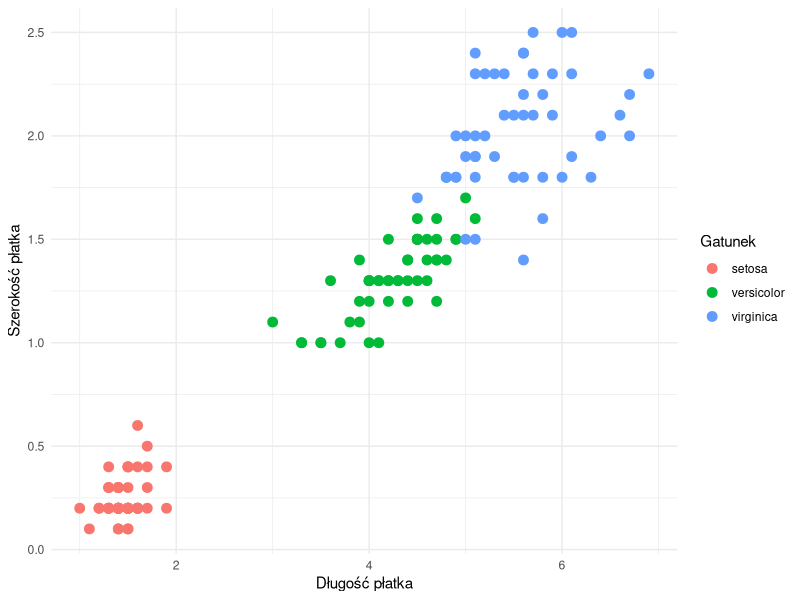
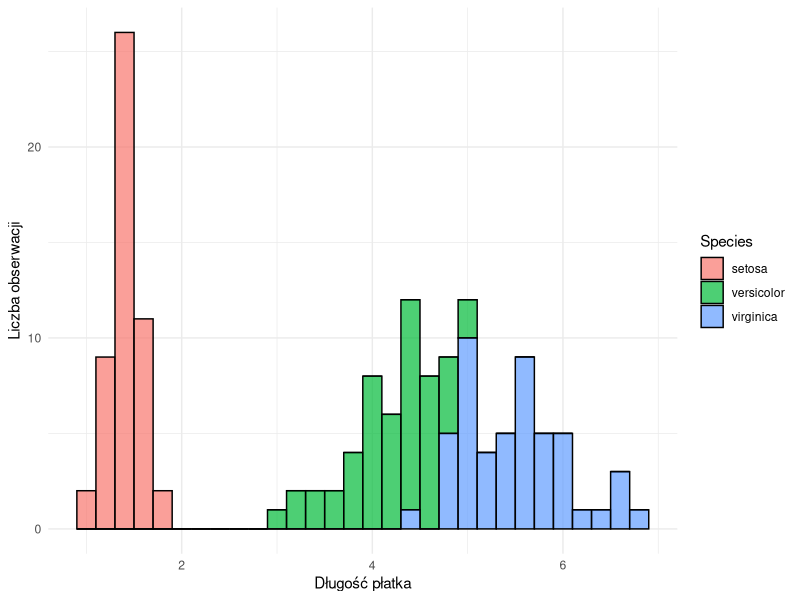
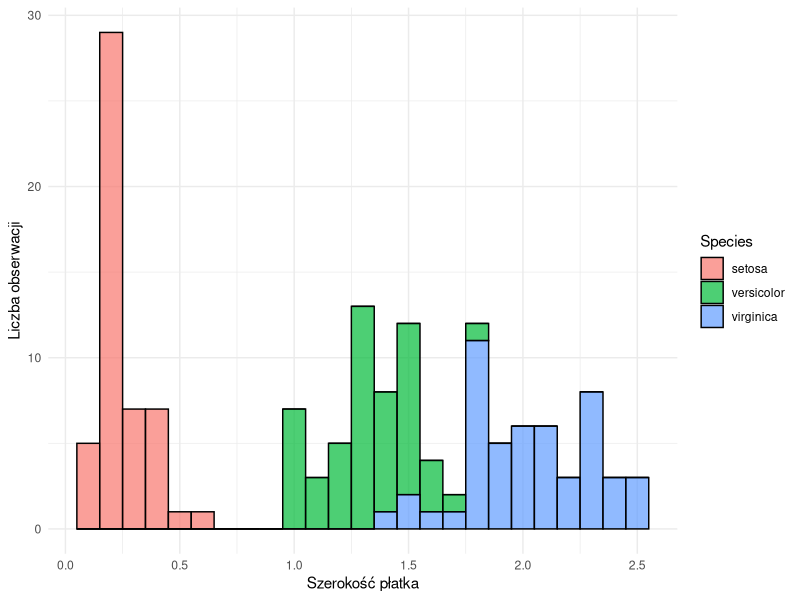
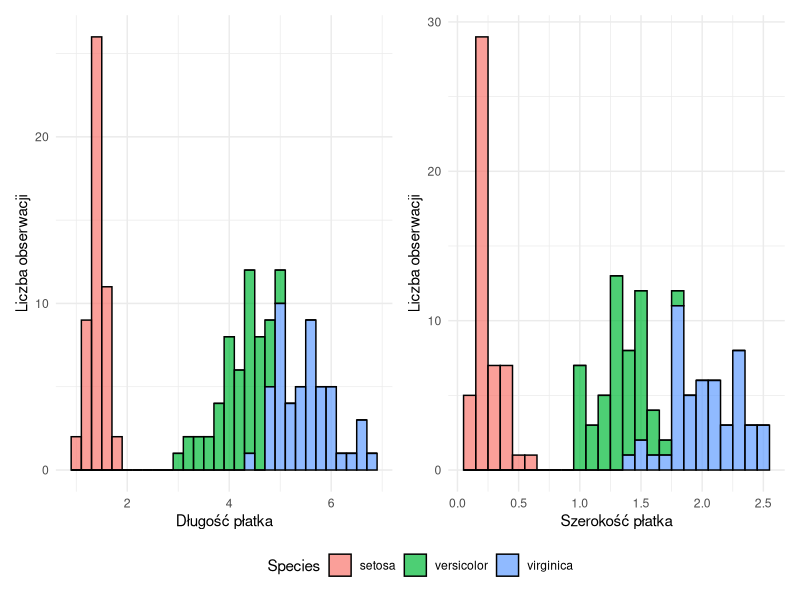
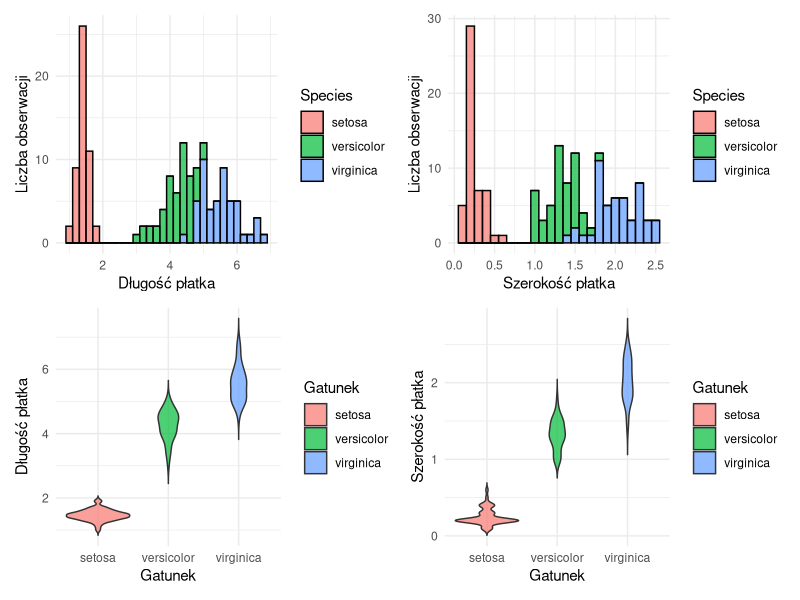
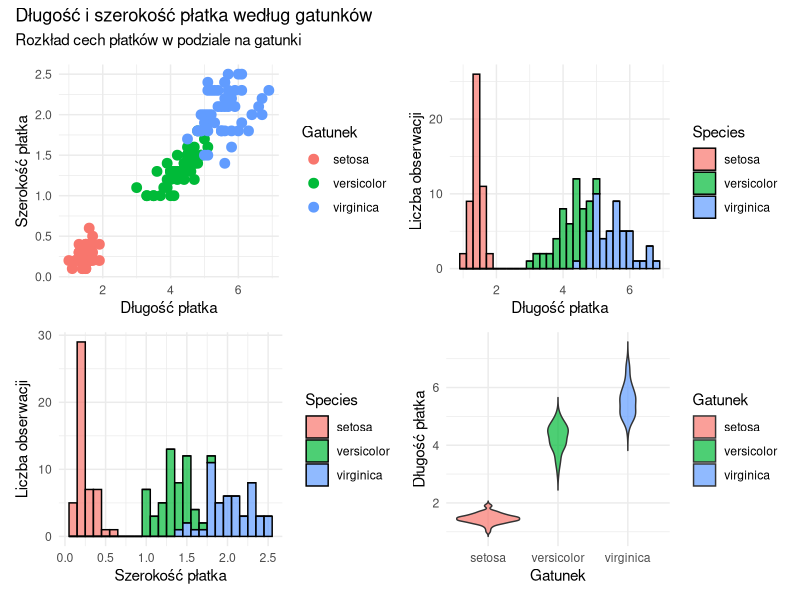
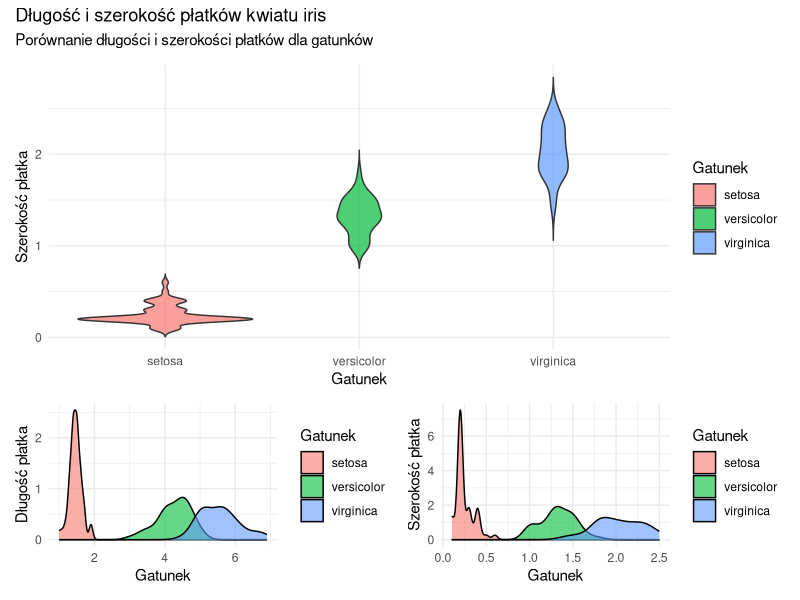
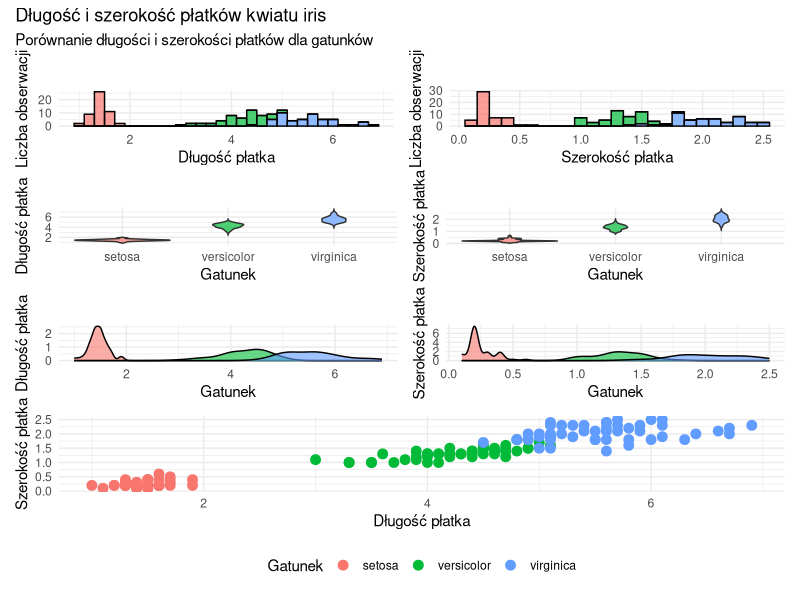

Recreate these plots in R, in order.
## ---- chunk 1
#| warning: false
#| echo: false
#| eval: true
library(ggplot2)
library(patchwork)
library(grid)
library(gridExtra)
library(gridGraphics)
library(ggthemes)
## ---- chunk 2
#| warning: false
#| echo: false
#| eval: true
head(iris,5)
## ---- chunk 3
#| warning: false
#| echo: false
#| eval: true
summary(iris)
## ---- chunk 4
#| warning: false
#| echo: true
#| eval: true
#| label: fig-iris1
#| fig-cap: Długość i szerokość płatka według gatunku

p1 <- ggplot(iris, aes(Petal.Length, Petal.Width, color = Species)) + 
  geom_point(size = 3) + 
  labs(color="Gatunek",
       x = "Długość płatka", 
       y = "Szerokość płatka") +
  theme_minimal()
p1
## ---- chunk 5
#| warning: false
#| echo: false
#| eval: true
#| label: fig-iris2
#| fig-cap: Długość płatka według gatunku

p2 <- ggplot(iris, aes(Petal.Length, fill = Species)) + 
  geom_histogram(binwidth = 0.2, alpha = 0.7, color='black') + 
  labs(x = "Długość płatka", 
       y = "Liczba obserwacji") +
  theme_minimal()
p2
## ---- chunk 6
#| warning: false
#| echo: false
#| eval: true
#| label: fig-iris3
#| fig-cap: Szerokość płatka według gatunku
p3 <- ggplot(iris, aes(Petal.Width, fill = Species)) + 
  geom_histogram(binwidth = 0.1, alpha = 0.7, color='black') + 
  labs( x = "Szerokość płatka", 
       y = "Liczba obserwacji") +
  theme_minimal()
p3
## ---- chunk 7
#| warning: false
#| echo: true
#| eval: true
#| label: fig-iris4
#| fig-cap: Kompozycja wykresów. Długość (po lewej) i szerokość (po prawej) płatka według gatunku
(p2 + p3) + 
  plot_layout(guides = "collect") & 
  theme(legend.position = "bottom")

## ---- chunk 8
#| warning: false
#| echo: true
#| eval: true
p4 <- ggplot(iris, aes(Species, Petal.Length, fill = Species)) + 
  geom_violin(trim = FALSE, alpha = 0.7) + 
  labs(x = "Gatunek", 
       y = "Długość płatka",
       fill='Gatunek') +
  theme_minimal()
p5 <- ggplot(iris, aes(Species, Petal.Width, fill = Species)) + 
  geom_violin(trim = FALSE, alpha = 0.7) + 
  labs(x = "Gatunek", 
       y = "Szerokość płatka",
       fill='Gatunek') +
  theme_minimal()
## ---- chunk 9
p6 <- ggplot(iris, aes(Petal.Length, fill = Species)) + 
  geom_density(alpha = 0.6) + 
  labs(x = "Gatunek", 
       y = "Długość płatka",
       fill='Gatunek') +
  theme_minimal()
p7 <- ggplot(iris, aes(Petal.Width, fill = Species)) + 
  geom_density(alpha=0.6) + 
  labs(x = "Gatunek", 
       y = "Szerokość płatka",
       fill='Gatunek') +
  theme_minimal()
## ---- chunk 10

p8 <- ggplot(iris, aes(Species, Petal.Length, fill = Species)) + 
  geom_boxplot() + 
  labs(x = "Gatunek", 
       y = "Długość płatka",
       fill='Gatunek') +
  theme_minimal()

p9 <- ggplot(iris, aes(Species, Petal.Width, fill = Species)) + 
  geom_boxplot() + 
  labs(x = "Gatunek", 
       y = "Szerokość płatka",
       fill='Gatunek') +
  theme_minimal()
## ---- chunk 11
#| warning: false
#| echo: true
#| eval: true
#| label: fig-iris5
#| fig-cap: Kompozycja 4 wykresów. Długość i szerokość płatka według gatunku
(p2+p3)/(p4+p5)
## ---- chunk 12
#| warning: false
#| echo: true
#| eval: true
#| label: fig-usun1
#| fig-cap: Kompozycja wykresów z tytułem i podtytułem. Długość i szerokość płatka według gatunku
(p1+p2) / (p3 + p4) + plot_annotation(
  title = "Długość i szerokość płatka według gatunków",
  subtitle = "Rozkład cech płatków w podziale na gatunki"
)
## ---- chunk 13
#| warning: false
#| echo: true
#| eval: true
#| label: fig-usun3
#| fig-cap: Kompozycja wykresów z zadaną wysokością obszarów. Długość i szerokość płatka według gatunku
p5/(p6+p7) + plot_layout(heights = c(2, 1)) +
  plot_annotation(
    title = "Długość i szerokość płatków kwiatu iris",
    subtitle = "Porównanie długości i szerokości płatków dla gatunków"
  )
## ---- chunk 14
p1 <- p1 + theme(legend.position='bottom')
p2 <- p2 + theme(legend.position='none')
p3 <- p3 + theme(legend.position='none')+labs(title="")
p4 <- p4 + theme(legend.position='none')+labs(title="")
p5 <- p5 + theme(legend.position='none')+labs(title="")
p6 <- p6 + theme(legend.position='none')+labs(title="")
p7 <- p7 + theme(legend.position='none')+labs(title="")
p8 <- p8 + theme(legend.position='none')+labs(title="")
p9 <- p9 + theme(legend.position='none')+labs(title="")
## ---- chunk 15
#| warning: false
#| echo: true
#| eval: true
#| fig-width: 12
#| fig-height: 12
#| fig-cap: Kompozycja 7 wykresów. Długość i szerkość płatka według gatunku
#| label: fig-7wyk
p <- (p2 + p3) /(p4+p5) / (p6+p7) / p1 + plot_layout(heights = c(1, 1,1, 2)) +
  plot_annotation(
    title = "Długość i szerokość płatków kwiatu iris",
    subtitle = "Porównanie długości i szerokości płatków dla gatunków"
  )
p
## ---- chunk 16
#| fig-width: 16
#| fig-height: 16
#| fig-cap: Kompozycja 9 wykresów. Długość i szerkość płatka według gatunku
#| label: fig-9wyk
(p4+p2+p5)/(p6+p3+p7)/(p8+p1+p9)
## ---- chunk 17
#| fig-cap: Konstrukja kompozycji wykresów. Długość i szerokość płatka według gatunku
#| label: fig-rys1
rys <- p2 / p3
 rys|p1
## ---- chunk 18
#| fig-cap: Zastosowanie funkcji plot_spacer(). Długość i szerokość płatka według gatunku
#| label: fig-rys2
p1 +  p2 + plot_spacer() +p3 
## ---- chunk 19
#| fig-cap: Pole z wolnym obszarem w kompozycji wykresów. Długość i szerokość płatka według gatunku
#| label: fig-spacer
p8 +  p1 / plot_spacer() +p9 
## ---- chunk 20
#| fig-cap: Wprowadzenie wolnych obszarów w polu ryzunku. Długość i szerokość płatka według gatunku
#| label: fig-spacer2
p6 + plot_spacer() + p7 + plot_spacer() + p1 + plot_spacer()
## ---- chunk 21
#| fig-cap: Ustalenie liczby kolum kompozycji. Długość i szerokość płatka według gatunku
#| label: fig-spacer3
p6 + plot_spacer() +p7 + p2 +p1 +  p3 + 
  plot_layout(ncol = 3)
## ---- chunk 22
#| fig-cap: Deklaracja szerokości obszarów. Długość i szerokość płatka według gatunku
#| label: fig-lay
(p6/p2) | p1 | (p7/p3)+
    plot_layout(widths = c(1,2, 1))
## ---- chunk 23
layout <- '
A#B
#C#
D#E'
## ---- chunk 24
#| fig-cap: Kompozycja układu wykresów z wykorzystaniem wzorca układu. Długość i szerokość płatka według gatunku
#| label: fig-wrap
wrap_plots(D = p2, C = p1, B = p5, A=p4,E=p3,design = layout)
## ---- chunk 25
#| fig-cap: Wprowadzenie wykresów w obszar pola innego wykresu. Długość i szerokość płatka według gatunku
#| label: fig-inset
p1 + 
  inset_element(p2, left = 0.0, bottom = 0.5, right = 0.4, top = 1)+
  inset_element(p3, left = 0.6, bottom = 0.0, right = 1, top = 0.50)
## ---- chunk 26
#| fig-cap: Wprowadzenie tekstu w obszarze wykresu. Długość i szerokość płatka według gatunku wraz z opisem
#| label: fig-grob
p1 + grid::textGrob('Na wykresie przedstawiono  \n długość i szerokość płatka kwiatu iris. \n Kolorem wyróżniono \n trzy gatunki.')
## ---- chunk 27
#| fig-cap: Kompozycja tabeli i wykresów. Tabela z danymi i dwa wykresy
#| label: fig-tabela
#| fig-width: 10
#| fig-height: 10
tbl <- tableGrob(iris[c(1:8, 51:58, 101:108), 3:5])
wrap_elements(tbl) + ((p1+theme(legend.position='none'))/p2+theme(legend.position='bottom'))+
  plot_layout(ncol = 2) 
## ---- chunk 28
#| fig-cap: Kompozycja wykresu z ggplot oraz z funkcji plot. Długość i szerokość płatka według gatunku
#| label: fig-plot
p5 + ~plot(iris$Petal.Length, iris$Petal.Width, col=iris[,5],main = 'Wykres 2')
